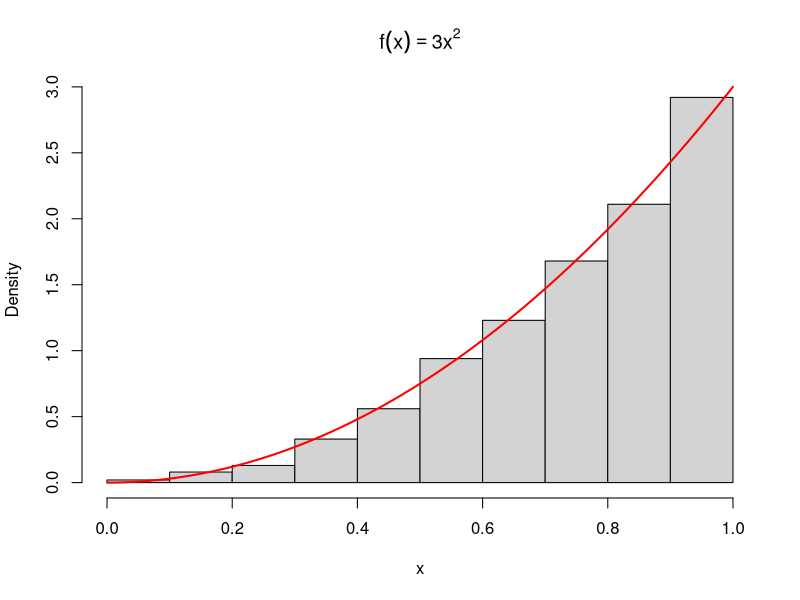

Recreate this plot in R.
#Ex1: Sampling from finite populations
sample(0:1, size = 10, replace = TRUE)
sample(1:100, size = 6, replace = FALSE)

# permutation of letters a-z sample
sample(letters) 

# sample from a multinomial distribution
x <- sample(1:3, size = 10, replace = TRUE, prob = c(0.2, 0.5, 0.3))
table(x)

# Ex2: Continuous case
# Generate random sample for f_x(x) = 3x^2, 0 < x < 1
# F-1(x) = x^3, F^-1(u) = u^(1/3)
n <- 1000
for (i in 1:n){
    x[i] <- runif(1)^(1/3)
}
print(x)
hist(x, prob = TRUE, main = bquote(f(x)==3*x^2), xlab = "x", ylab = "Density")

# Compare with the theoretical density function
y <- seq(0, 1, .01)
lines(y, 3*y^2, col = "red", lwd = 2)

# Ex3: Exponential distribution
lambda <- 0.5
x <- -1/lambda * log(runif(1000))
x
